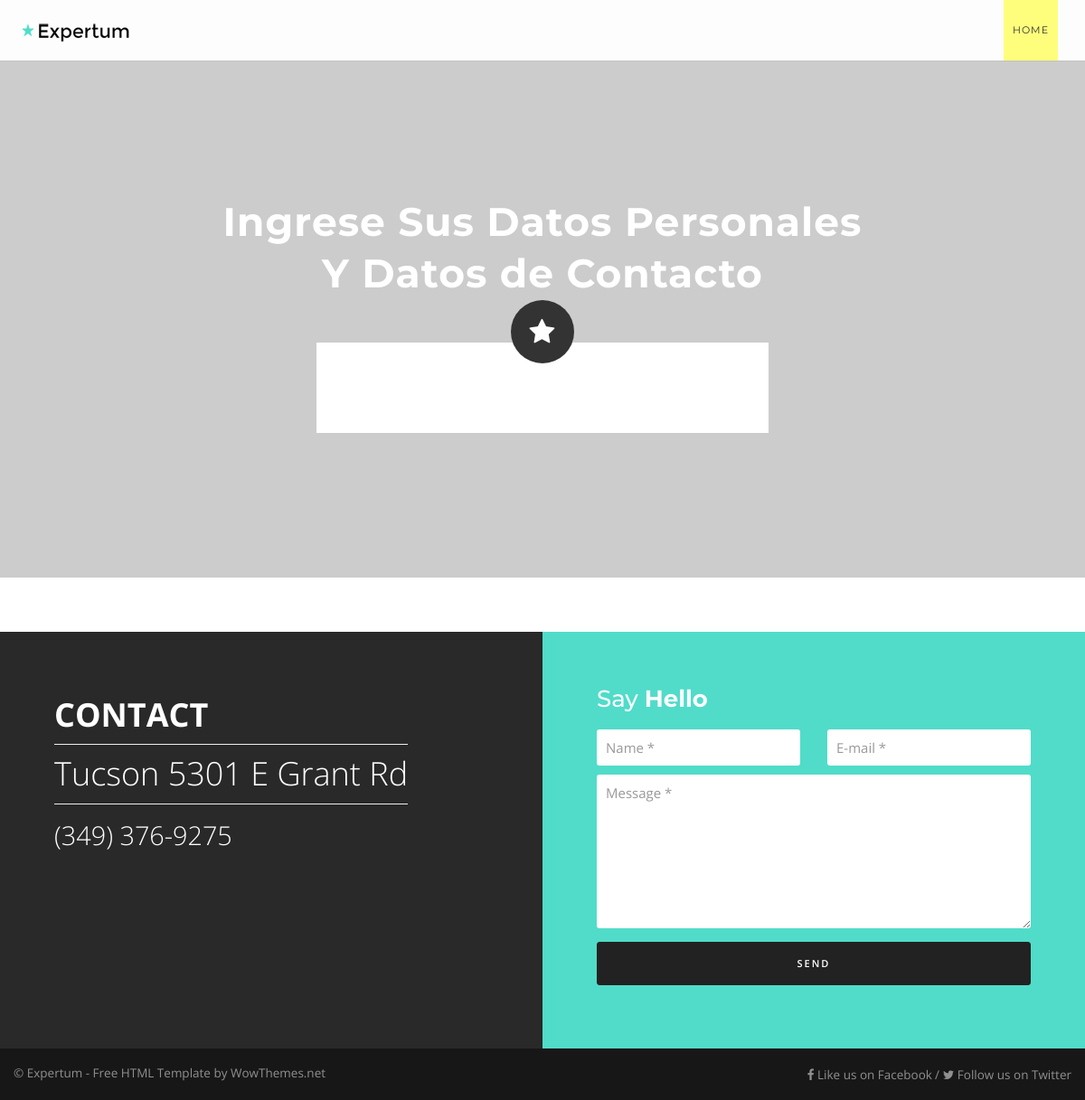
Before: /Misdatos with the older database file.
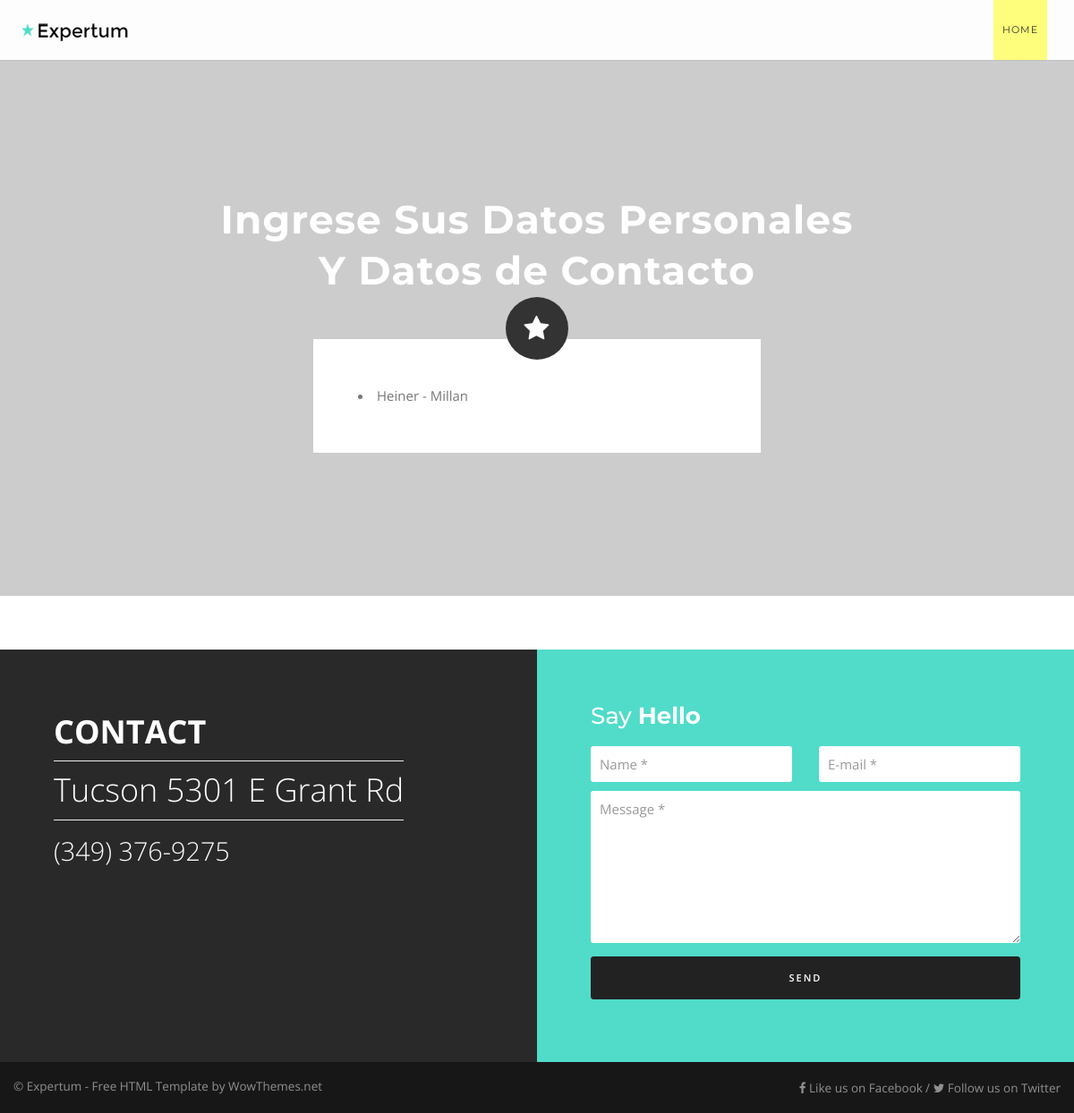
After: the same page with the newer database file.
### primApp/models.py (models this page shows)
class usuarios(models.Model):
    nombre = models.CharField(max_length=50)
    apellido = models.CharField(max_length=50)
    correo = models.EmailField()
    direccion = models.CharField(max_length=30)
    nacimiento = models.DateTimeField()
    pais = models.CharField(max_length=20)
    departamento = models.CharField(max_length=20)
    celular = models.IntegerField()
    entidad = models.CharField(max_length=50)
    def __str__(self) -> str:
        return f"{self.nombre} - {self.apellido}"

### primApp/views.py (the view)
# urls.py: path('Misdatos',lista_usuario, name = 'misdatos'),
def lista_usuario (request):
    lista_usu = usuarios.objects.all()
    contexto = {"lista_usu": lista_usu}
    return render(request, "misdatos.html", contexto)

### primApp/templates/misdatos.html (shortened to what this page needs)
<!DOCTYPE html>
<html lang="en-US" class="no-js">
<head>
	{% load static %}
<link rel='stylesheet' href='static/assets/css/bootstrap.min.css' type='text/css' media='all'/>
<link rel='stylesheet' href='static/assets/css/animate.min.css' type='text/css' media='all'/>
<link rel='stylesheet' href='static/style.css' type='text/css' media='all'/>
<link rel='stylesheet' href='static/icons/elegantline/style.css' type='text/css' media='all'/>
<link rel='stylesheet' href='static/assets/css/font-awesome.min.css' type='text/css' media='all' />
<link rel='stylesheet' href='static/assets/css/flexslider.css' type='text/css' media='all'/>
</head>
<body class="frontpage">
<header id="header">
<div id="mega-menu" class="header header2 header-sticky primary-menu icons-no default-skin zoomIn align-right">
	<nav class="navbar navbar-default redq">
	<div class="container">
		<div class="navbar-header">
			<a class="navbar-brand" href="ingreso.html">
			<img src="static/assets/img/logo-dark.png" alt="logo">
			</a>
		</div>
		<div class="collapse navbar-collapse" id="navbar">
			<div class="menu-top-menu-container">
				<ul id="menu-top-menu" class="nav navbar-nav nav-list">
					<li style="background: rgba(255, 255, 0, 0.51);"><a href="{% url 'inicio' %}">Home</a></li>
				</ul>
			</div>
		</div>
	</div>
	</nav>
</div>
</header>
<section id="home" style="padding:160px 0;background-image: url(https://picsum.photos/id/1062/1200); background-position: center; background-repeat: no-repeat;background-size: cover;background-attachment:fixed;">
	<div class="container">
		<div class="textwidget">
			<h1 class="toptitle"><br/>Ingrese Sus Datos Personales <br/> Y Datos de Contacto<br/><i class="fa fa-star roundicon"></i>
			</h1>
			<div class="contactstyle topform">
				<form action="{% url 'usuarios' %}" method="POST" >
							{% for datos in lista_usu %}
							<li>{{datos}}</li>
						  {% endfor %}
				</form>
			</div>
		</div>
		</div>
</section>
<section id="contact" class="margintop60 nopadding" style="background:#292929;">
		<div class="col-md-6 whitetext" style="padding: 60px;">
			<div class="textwidget">
				<div class="bookarea">
					 CONTACT<br>
					<span class="bordered">Tucson 5301 E Grant Rd </span><br>
					<span class="call">(349) 376-9275</span>
				</div>
			</div>
		</div>
		<div class="col-md-6 whitetext" style="padding: 60px; background-color: #50dcc9;">
			<div class="textwidget">
				<h2 class="box">Say <b>Hello</b></h2>
				<div class="bottomform">
					<form method="post" action="contact/bottomcontact.php" id="bottomcontactform">
						<div class="form">
							<div class="row">
								<span class="col-md-6">
									<input type="text" name="namebottom" placeholder="Name *">
								</span>
								<span class="col-md-6">
									<input type="text" name="emailbottom" placeholder="E-mail *">
								</span>
							</div>
							<textarea name="comment" rows="7" placeholder="Message *"></textarea>
							<input type="submit" id="submit2" class="clearfix btn" value="Send">
						</div>
					</form>
				</div>
			</div>
		</div>
</section>
<footer id="footer" class="footer2">
	<div class="copyright">
		<div class="container">
			<div class="row">
				<div class="col-md-6">
					<small>
					&copy; <a href="https://www.wowthemes.net/">
							  Expertum - Free HTML Template by WowThemes.net
							</a>
					</small>
				</div>
				<div class="col-md-6 text-right">
					<div class="footer-menu">
						<ul id="menu-footer-links" class="menu">
							<li><a href="#"><i class="fa fa-facebook"></i> Like us on Facebook</a></li>
							<li><a href="#"><i class="fa fa-twitter"></i> Follow us on Twitter</a></li>
						</ul>
					</div>
				</div>
			</div>
		</div>
	</div>
</footer>
</body>
</html>

Changed rows visible on the page:
added usuarios: nombre+apellido "Heiner - Millan"
